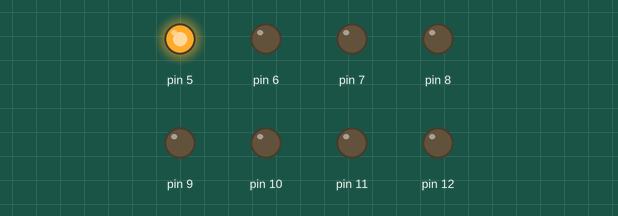
This sketch was run on a simulated Arduino Uno, built with avr-gcc and run on an emulated ATmega328P. Parts: output pins drawn as LEDs (lit = HIGH).

Above: at 0.5 s.
At 2.5 s:
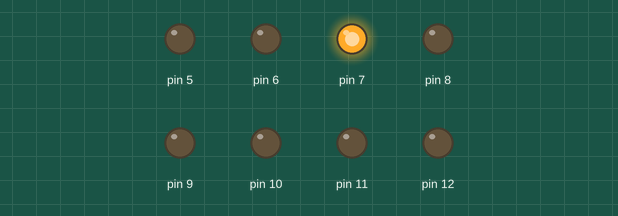
At 3.5 s:
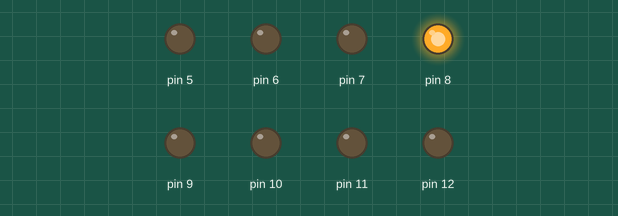
At 4.5 s:
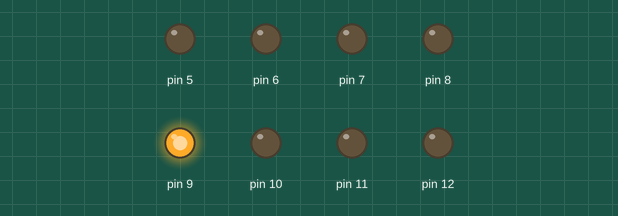
At 6.5 s:
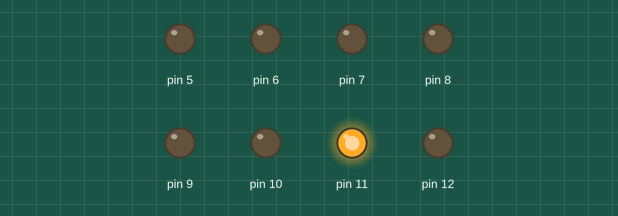
At 9.5 s:
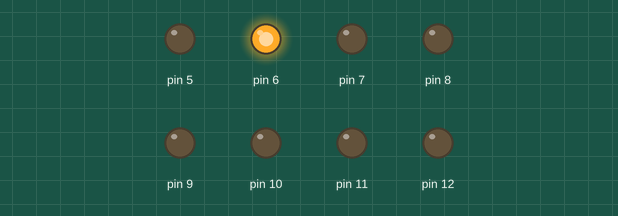
Timing chart, 0 to 10.4 s (numbered marks = the images above):
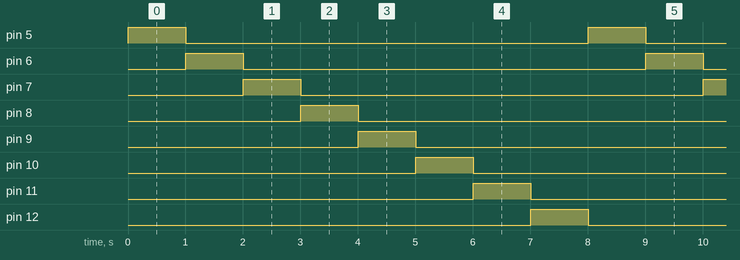

The sketch:

MultipleLEDs.ino
```cpp
void setup() {

  pinMode(5, OUTPUT);
  pinMode(6, OUTPUT);
  pinMode(7, OUTPUT);
  pinMode(8, OUTPUT);
  pinMode(9, OUTPUT);
  pinMode(10, OUTPUT);
  pinMode(11, OUTPUT);
  pinMode(12, OUTPUT);
}

void loop()
 {

  digitalWrite(5, HIGH);
  delay(1000);
  digitalWrite(5, LOW);

  digitalWrite(6, HIGH);
  delay(1000);
  digitalWrite(6, LOW);

  digitalWrite(7, HIGH);
  delay(1000);
  digitalWrite(7, LOW);

  digitalWrite(8, HIGH);
  delay(1000);
  digitalWrite(8, LOW);

  digitalWrite(9, HIGH);
  delay(1000);
  digitalWrite(9, LOW);

  digitalWrite(10, HIGH);
  delay(1000);
  digitalWrite(10, LOW);

  digitalWrite(11, HIGH);
  delay(1000);
  digitalWrite(11, LOW);

  digitalWrite(12, HIGH);
  delay(1000);
  digitalWrite(12, LOW);

 }
```

Measured:
- by itself, pin 5–12: alternates HIGH for 1.0 s and LOW for 7.0 s
- by itself, everything shown: repeats every 8.0 s, in 9 steps
